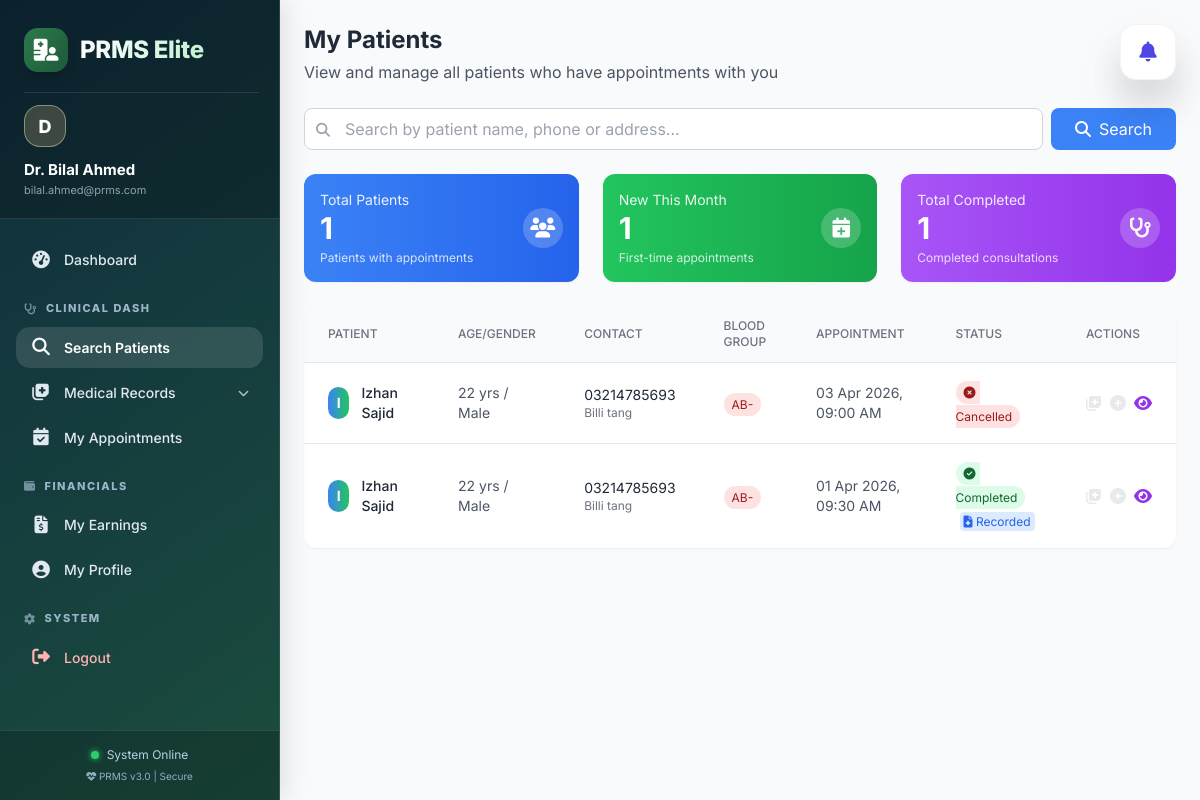
The page /doctor/patients.php (signed in) on the database as committed earlier.
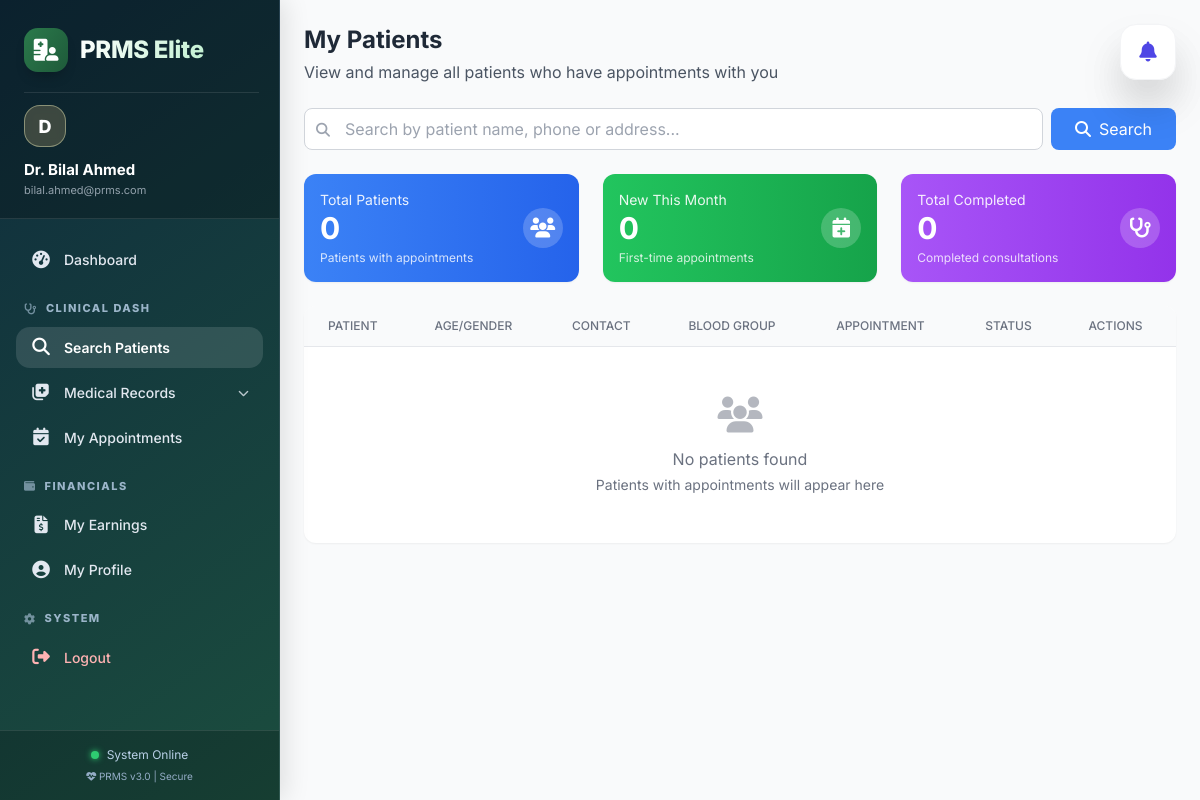
The same page on the database as committed later.
### tables this page shows
CREATE TABLE `appointments` (
  `id` int(11) NOT NULL,
  `patient_id` int(11) DEFAULT NULL,
  `doctor_id` int(11) DEFAULT NULL,
  `appointment_date` datetime DEFAULT NULL,
  `symptoms` text DEFAULT NULL,
  `category_id` int(11) DEFAULT NULL,
  `consultation_fee` decimal(10,2) DEFAULT 0.00,
  `shift_type` varchar(20) DEFAULT NULL,
  `time_slot` varchar(50) DEFAULT NULL,
  `patient_number` int(11) DEFAULT 0,
  `status` enum('pending','completed','cancelled') DEFAULT 'pending',
  `created_at` timestamp NOT NULL DEFAULT current_timestamp()
);

CREATE TABLE `patients` (
  `id` int(11) NOT NULL,
  `name` varchar(100) DEFAULT NULL,
  `age` int(11) DEFAULT NULL,
  `weight` decimal(5,2) DEFAULT NULL,
  `disease` int(11) DEFAULT NULL,
  `gender` enum('male','female','other') DEFAULT NULL,
  `phone` varchar(20) DEFAULT NULL,
  `address` text DEFAULT NULL,
  `blood_group` varchar(10) DEFAULT NULL,
  `status` enum('active','inactive') DEFAULT 'active',
  `created_at` timestamp NOT NULL DEFAULT current_timestamp()
);

### doctor/patients.php (the view, shortened to what the changed rows need)
<?php
require_once '../config/db.php';
$user_id = $_SESSION['user_id'];
$doctor_query = "SELECT id FROM doctors WHERE user_id = ?";
$stmt = mysqli_prepare($conn, $doctor_query);
mysqli_stmt_bind_param($stmt, "i", $user_id);
mysqli_stmt_execute($stmt);
$doctor_result = mysqli_stmt_get_result($stmt);
$doctor = mysqli_fetch_assoc($doctor_result);
$doctor_id = $doctor['id'];
$search = isset($_GET['search']) ? mysqli_real_escape_string($conn, $_GET['search']) : '';
$where_clause = "";
$patients_query = "SELECT DISTINCT p.*,
                   a.id as appointment_id,
                   a.appointment_date,
                   a.status as appointment_status,
                   CASE
                       WHEN r.id IS NOT NULL THEN 1
                       ELSE 0
                   END as has_record,
                   r.id as record_id
                   FROM patients p
                   JOIN appointments a ON p.id = a.patient_id
                   LEFT JOIN records r ON r.patient_id = p.id AND r.doctor_id = a.doctor_id AND DATE(r.visit_date) = DATE(a.appointment_date)
                   WHERE a.doctor_id = ? $where_clause
                   ORDER BY a.appointment_date DESC";
$stmt = mysqli_prepare($conn, $patients_query);
mysqli_stmt_bind_param($stmt, "i", $doctor_id);
mysqli_stmt_execute($stmt);
$patients_result = mysqli_stmt_get_result($stmt);
$total_patients_query = "SELECT COUNT(DISTINCT p.id) as total
                         FROM patients p
                         JOIN appointments a ON p.id = a.patient_id
                         WHERE a.doctor_id = ?";
$stmt = mysqli_prepare($conn, $total_patients_query);
mysqli_stmt_bind_param($stmt, "i", $doctor_id);
mysqli_stmt_execute($stmt);
$total_result = mysqli_stmt_get_result($stmt);
$total_patients = mysqli_fetch_assoc($total_result)['total'];
$month_start = date('Y-m-01');
$new_patients_query = "SELECT COUNT(DISTINCT p.id) as total
                       FROM patients p
                       JOIN appointments a ON p.id = a.patient_id
                       WHERE a.doctor_id = ? AND a.appointment_date >= ?";
$stmt = mysqli_prepare($conn, $new_patients_query);
mysqli_stmt_bind_param($stmt, "is", $doctor_id, $month_start);
mysqli_stmt_execute($stmt);
$new_result = mysqli_stmt_get_result($stmt);
$new_count = mysqli_fetch_assoc($new_result)['total'];
$total_visits_query = "SELECT COUNT(*) as total FROM appointments WHERE doctor_id = ? AND status = 'completed'";
$stmt = mysqli_prepare($conn, $total_visits_query);
mysqli_stmt_bind_param($stmt, "i", $doctor_id);
mysqli_stmt_execute($stmt);
$visits_result = mysqli_stmt_get_result($stmt);
$total_visits = mysqli_fetch_assoc($visits_result)['total'];
include '../includes/header.php';
?>
<div class="flex-1 overflow-y-auto bg-gray-50">
    <div class="p-6">
        <div class="mb-6">
            <h1 class="text-2xl font-bold text-gray-800">My Patients</h1>
        </div>
        <div class="grid grid-cols-1 md:grid-cols-3 gap-6 mb-6">
            <div class="bg-gradient-to-r from-blue-500 to-blue-600 rounded-xl shadow-sm p-4 text-white">
                <div class="flex items-center justify-between">
                    <div>
                        <p class="text-white text-opacity-90 text-sm">Total Patients</p>
                        <p class="text-3xl font-bold"><?php echo $total_patients; ?></p>
                        <p class="text-white text-opacity-80 text-xs mt-1">Patients with appointments</p>
                    </div>
                </div>
            </div>
            <div class="bg-gradient-to-r from-green-500 to-green-600 rounded-xl shadow-sm p-4 text-white">
                <div class="flex items-center justify-between">
                    <div>
                        <p class="text-white text-opacity-90 text-sm">New This Month</p>
                        <p class="text-3xl font-bold"><?php echo $new_count; ?></p>
                        <p class="text-white text-opacity-80 text-xs mt-1">First-time appointments</p>
                    </div>
                </div>
            </div>
            <div class="bg-gradient-to-r from-purple-500 to-purple-600 rounded-xl shadow-sm p-4 text-white">
                <div class="flex items-center justify-between">
                    <div>
                        <p class="text-white text-opacity-90 text-sm">Total Completed</p>
                        <p class="text-3xl font-bold"><?php echo $total_visits; ?></p>
                        <p class="text-white text-opacity-80 text-xs mt-1">Completed consultations</p>
                    </div>
                </div>
            </div>
        </div>
        <div class="bg-white rounded-xl shadow-sm overflow-hidden">
            <div class="overflow-x-auto">
                <table class="w-full">
                    <thead class="bg-gray-50 border-b">
                        <tr>
                            <th class="px-6 py-3 text-left text-xs font-medium text-gray-500 uppercase">Patient</th>
                            <th class="px-6 py-3 text-left text-xs font-medium text-gray-500 uppercase">Age/Gender</th>
                            <th class="px-6 py-3 text-left text-xs font-medium text-gray-500 uppercase">Contact</th>
                            <th class="px-6 py-3 text-left text-xs font-medium text-gray-500 uppercase">Blood Group</th>
                            <th class="px-6 py-3 text-left text-xs font-medium text-gray-500 uppercase">Appointment</th>
                            <th class="px-6 py-3 text-left text-xs font-medium text-gray-500 uppercase">Status</th>
                            <th class="px-6 py-3 text-left text-xs font-medium text-gray-500 uppercase">Actions</th>
                        </tr>
                    </thead>
                    <tbody class="divide-y divide-gray-200">
                        <?php if (mysqli_num_rows($patients_result) > 0): ?>
                            <?php while ($patient = mysqli_fetch_assoc($patients_result)):
                                $can_add_record = ($patient['appointment_status'] == 'pending' && $patient['has_record'] == 0);
                                $has_record = $patient['has_record'] == 1;
                            ?>
                                <tr class="hover:bg-gray-50 transition">
                                    <td class="px-6 py-4">
                                        <div class="flex items-center">
                                            <div class="w-8 h-8 rounded-full bg-gradient-to-r from-blue-500 to-green-500 flex items-center justify-center text-white text-sm font-bold">
                                                <?php echo strtoupper(substr($patient['name'], 0, 1)); ?>
                                            </div>
                                            <div class="ml-3">
                                                <p class="text-sm font-medium text-gray-800"><?php echo htmlspecialchars($patient['name']); ?></p>
                                            </div>
                                        </div>
                                    </td>
                                    <td class="px-6 py-4 text-sm text-gray-600">
                                        <?php echo $patient['age']; ?> yrs /
                                        <span class="capitalize"><?php echo $patient['gender']; ?></span>
                                    </td>
                                    <td class="px-6 py-4">
                                        <p class="text-sm text-gray-800"><?php echo htmlspecialchars($patient['phone']); ?></p>
                                        <?php if ($patient['address']): ?>
                                            <p class="text-xs text-gray-500"><?php echo htmlspecialchars(substr($patient['address'], 0, 30)); ?></p>
                                        <?php endif; ?>
                                    </td>
                                    <td class="px-6 py-4">
                                        <?php if ($patient['blood_group']): ?>
                                            <span class="px-2 py-1 text-xs rounded-full bg-red-100 text-red-800">
                                                <?php echo htmlspecialchars($patient['blood_group']); ?>
                                            </span>
                                        <?php else: ?>
                                            <span class="text-gray-400 text-xs">Not specified</span>
                                        <?php endif; ?>
                                    </td>
                                    <td class="px-6 py-4 text-sm text-gray-600">
                                        <?php echo date('d M Y, h:i A', strtotime($patient['appointment_date'])); ?>
                                    </td>
                                    <td class="px-6 py-4">
                                        <?php if ($patient['appointment_status'] == 'completed'): ?>
                                            <span class="px-2 py-1 text-xs rounded-full bg-green-100 text-green-800">
                                                <i class="fas fa-check-circle mr-1"></i> Completed
                                            </span>
                                        <?php elseif ($patient['appointment_status'] == 'pending'): ?>
                                            <span class="px-2 py-1 text-xs rounded-full bg-yellow-100 text-yellow-800">
                                                <i class="fas fa-clock mr-1"></i> Pending
                                            </span>
                                        <?php else: ?>
                                            <span class="px-2 py-1 text-xs rounded-full bg-red-100 text-red-800">
                                                <i class="fas fa-times-circle mr-1"></i> Cancelled
                                            </span>
                                        <?php endif; ?>
                                        <?php if ($has_record): ?>
                                            <span class="ml-1 px-1 py-0.5 text-xs rounded bg-blue-100 text-blue-600">
                                                <i class="fas fa-file-medical"></i> Recorded
                                            </span>
                                        <?php endif; ?>
                                    </td>
                                    <td class="px-6 py-4">
                                        <div class="flex space-x-2">
                                            <?php if ($patient['appointment_status'] == 'pending'): ?>
                                                <a href="records/view.php?patient_id=<?php echo $patient['id']; ?>"
                                                    class="text-green-600 hover:text-green-800 transition" title="View Records">
                                                    <i class="fas fa-notes-medical"></i>
                                                </a>
                                                <?php if ($can_add_record): ?>
                                                    <a href="records/create.php?patient_id=<?php echo $patient['id']; ?>"
                                                        class="text-blue-600 hover:text-blue-800 transition" title="Add New Record">
                                                        <i class="fas fa-plus-circle"></i>
                                                    </a>
                                                <?php else: ?>
                                                    <span class="text-gray-400 cursor-not-allowed" title="<?php echo $has_record ? 'Record already exists for this appointment' : 'Selection not available'; ?>">
                                                        <i class="fas fa-plus-circle"></i>
                                                    </span>
                                                <?php endif; ?>
                                            <?php else: ?>
                                                <span class="text-gray-300 cursor-not-allowed" title="Action locked - Consultation <?php echo $patient['appointment_status']; ?>">
                                                    <i class="fas fa-notes-medical opacity-50"></i>
                                                </span>
                                                <span class="text-gray-300 cursor-not-allowed" title="Action locked - Consultation <?php echo $patient['appointment_status']; ?>">
                                                    <i class="fas fa-plus-circle opacity-50"></i>
                                                </span>
                                            <?php endif; ?>
                                            <a href="javascript:void(0)"
                                                onclick="viewPatient(<?php echo $patient['id']; ?>, '<?php echo htmlspecialchars($patient['name']); ?>', <?php echo $patient['age']; ?>, '<?php echo $patient['gender']; ?>', '<?php echo htmlspecialchars($patient['phone']); ?>', '<?php echo htmlspecialchars($patient['blood_group']); ?>', '<?php echo htmlspecialchars($patient['address']); ?>', '<?php echo $patient['appointment_status']; ?>', <?php echo $can_add_record ? 'true' : 'false'; ?>)"
                                                class="text-purple-600 hover:text-purple-800 transition" title="Quick View">
                                                <i class="fas fa-eye"></i>
                                            </a>
                                        </div>
                                    </td>
            </tr>
        <?php endwhile; ?>
    <?php else: ?>
        <tr>
            <td colspan="7" class="px-6 py-12 text-center text-gray-500">
                <i class="fas fa-users text-4xl mb-3 opacity-50"></i>
                <p>No patients found</p>
                <?php if ($search): ?>
                    <p class="text-sm mt-1">Try a different search term</p>
                <?php else: ?>
                    <p class="text-sm mt-1">Patients with appointments will appear here</p>
                <?php endif; ?>
        </div>
    <?php endif; ?>
    </tbody>
    </div>
</div>
</div>
</div>
</div>

Rows that differ between the two databases and show on the page:
removed appointments: patient.name "I", patient.name "Izhan Sajid", patient.age "22", patient.gender "Male", patient.phone "03214785693", patient.address "Billi tang", patient.blood_group "AB-", appointment_date "03 Apr 2026, 09:00 AM", status "cancelled" (drawn)
removed patients: name "I", name "Izhan Sajid", age "22", gender "Male", phone "03214785693", address "Billi tang", blood_group "AB-", appointments.appointment_date "01 Apr 2026, 09:30 AM", shows "Completed", shows "Recorded"
Other text that changed with them:
$total_patients: "1" → "0"
$new_count: "1" → "0"
$total_visits: "1" → "0"
text now shown: "No patients found Patients with appointments will appear here"
